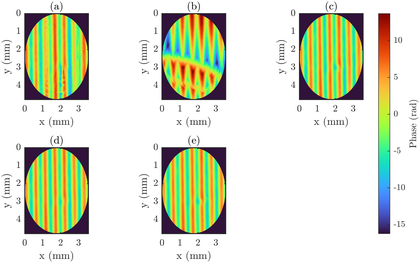
%> input picture Fig_Comparison_5_Images_2D_MM.png, 420 x 263 px, shrunk from 3650 x 2287 before the run
$ octave chuong_trinh_chinh_anh_that.m   (GNU Octave 9; MATLAB toolbox functions it lacks are replaced by stand-ins)
%> lines starting %> are read from the running program, lines starting %| are printed output that depends on the picture; in (x1, y1, x2, y2) boxes, pixels count from 0 and x2, y2 are one past the last pixel; in counts of white or black regions, pixels touching at a corner belong together; the program's own positions count from 1
clc, clear, close all;
% bản này khá hoàn thiện, chạy ảnh oke-dataset4/26-11-25
% đã sửa 27/11/25
% bản này khác bản 26/11/2025 là thay thế hàm skeletonize bằng
% hàm skeletonize của Matlab...
%% --- 1. CẤU HÌNH THAM SỐ (PARAMETERS) ---
% Thông số đường dẫn
% Thư mục chứa ảnh
baseFolder = "D:\tuan\data 26 11 25\dataset4";

% [14 lines of commented-out code are left out]
defaultFolder = 'D:\tuan\data 26 11 25\dataset4';

[filename, folderPath] = uigetfile({'*.bmp'}, ...
                                   'Chọn 1 file ảnh', ...
                                   defaultFolder);
%> the answer given: Fig_Comparison_5_Images_2D_MM.png

if isequal(filename, 0)
    fprintf('Bạn đã hủy. Dừng chương trình.\n');
    return;
end

imgPath = fullfile(folderPath, filename);
fprintf('Đang xử lý file: %s\n', imgPath);


% Đọc ảnh
I = imread(imgPath);
%> I is the input picture: size 263x420x3 uint8; mean R, G, B 218.7, 225.5, 203.7
imshow(I);
title("Ảnh mới nhất trong folder");

%%
% Thông số xử lý ảnh
SENSITIVITY_COEF = 0.6;   % Hệ số nhạy adaptive threshold
NEIGHBORHOOD_SIZE = 51;    % Kích thước vùng lân cận (phải là số lẻ)
MIN_BRANCH_LENGTH = 8;    % Ngưỡng độ dài nhánh thừa cần xóa (thay cho distThresh cũ)
GAUSS_SIGMA = 1;           % Độ làm mượt ảnh
distThresh = 6;
%% --- 2. ĐỌC VÀ TIỀN XỬ LÝ ẢNH ---


if ~isfile(imgPath)
    % Fallback: Nếu không tìm thấy file cứng, mở hộp thoại chọn
    fprintf('Không tìm thấy file mặc định. Vui lòng chọn ảnh...\n');
    [fileName, baseFolder] = uigetfile({'*.bmp;*.png;*.jpg'}, 'Chọn file ảnh');
    if isequal(fileName, 0), return; end
    imgPath = fullfile(baseFolder, fileName);
end

hologram = imread(imgPath);
if size(hologram, 3) == 3
    hologram = rgb2gray(hologram);
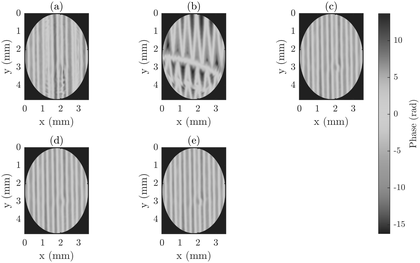
%> hologram: size 263x420 uint8; min 8, max 255, mean 221
end

% Xoay ảnh (Lưu ý: rot90(img, k). k=1 là 90 độ, k=2 là 180 độ)
% Theo comment cũ của bạn là 180 độ, nên tôi để k=2. Nếu muốn 90 thì sửa thành 1.
hologram = rot90(hologram, 1);
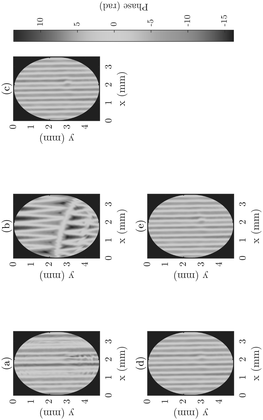
%> hologram: size 420x263 uint8; min 8, max 255, mean 221; mean of the top-left, top-right, bottom-left and bottom-right quarters 216.5, 241.6, 212.3, 213.4

% 2.1. Lọc nhiễu và cân bằng histogram
hologram = imgaussfilt(hologram, GAUSS_SIGMA);
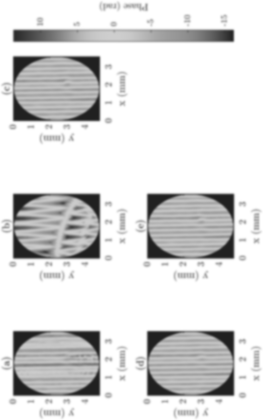
%> hologram: size 420x263 uint8; min 32, max 255, mean 221
hologram = adapthisteq(hologram);
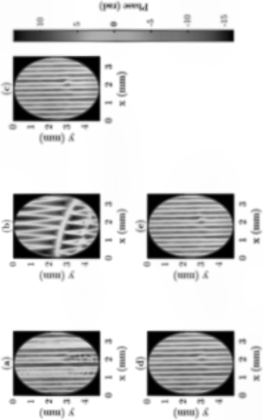
%> hologram: size 420x263 uint8; min 0, max 255, mean 211.5

%% --- 3. NHỊ PHÂN HÓA (BINARIZATION) ---
% Tính ngưỡng thích nghi
T = adaptthresh(hologram, SENSITIVITY_COEF, ...
    'NeighborhoodSize', [NEIGHBORHOOD_SIZE NEIGHBORHOOD_SIZE], ...
    'Statistic', 'median');
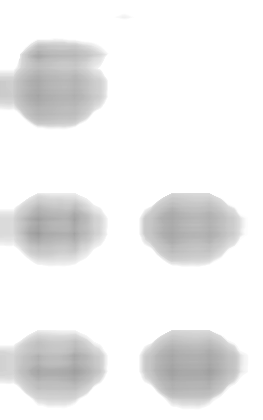
%> T: size 420x263 double; min 0.606, max 1, mean 0.935

BW = imbinarize(hologram, T);
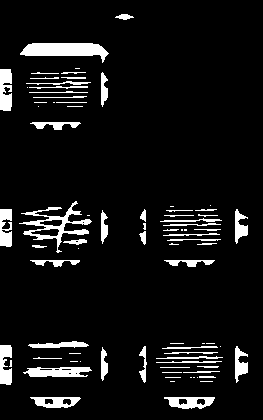
%> BW: size 420x263 logical; 7.8% white; 81 white regions (28 under 20 px), largest, box (x1, y1, x2, y2) and area: (20, 43, 109, 63) 1049, (19, 201, 92, 253) 901, (23, 367, 92, 377) 528
fprintf('Đang thực hiện Skeletonize và xóa nhánh nhỏ...\n');

se_cut = strel('disk', 1);
BW_open = imopen(BW, se_cut);
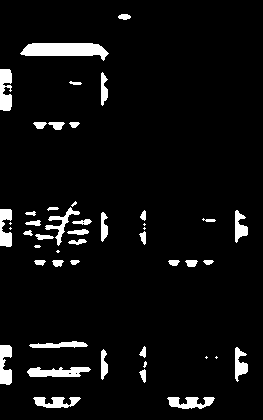
%> BW_open: size 420x263 logical; 5.7% white; 48 white regions (10 under 20 px), largest, box (x1, y1, x2, y2) and area: (20, 43, 109, 61) 1044, (27, 367, 91, 377) 469, (0, 69, 12, 111) 423

figure;
imshow(BW_open);
title(' anh bw sau khi imopen');
%> (the run ends here)
